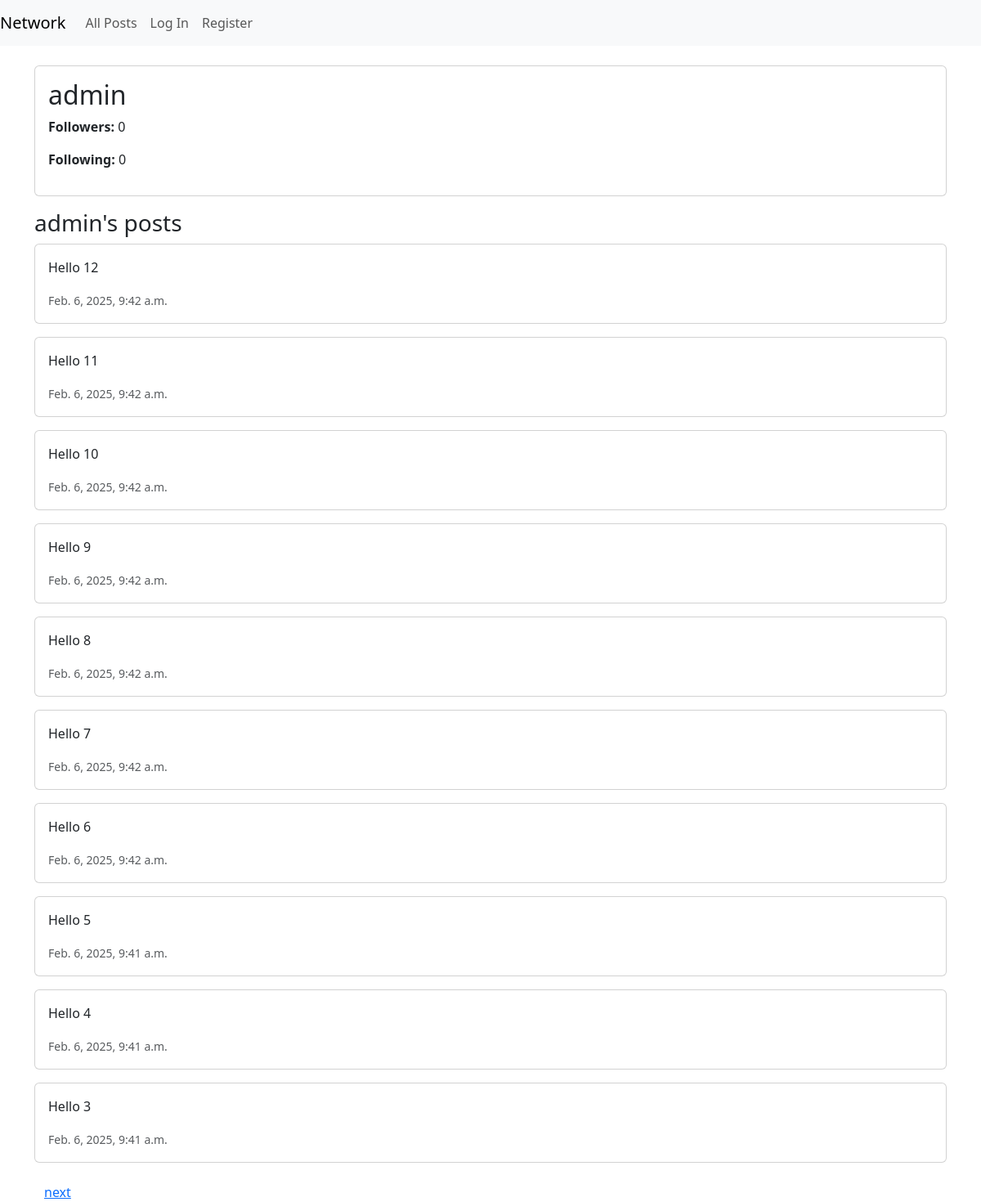
Page /profile/1/ on the committed database.
### network/models.py (models this page shows, shortened)
class User(AbstractUser):
    pass

class Post(models.Model):
    user = models.ForeignKey(User, on_delete=models.CASCADE, related_name="posts")
    content = models.TextField(max_length=1000)
    timestamp = models.DateTimeField(auto_now_add=True)
    likes = models.ManyToManyField(User, blank=True, related_name="liked_posts")
    active = models.BooleanField(default=True) # the admin can block users
    class Meta:
        ordering = ['-timestamp']

### network/views.py (the view)
# urls.py: path('profile/<int:user_id>/', views.profile, name='profile'),
def profile(request, user_id):
    user = get_object_or_404(User, id=user_id)
    posts = Post.objects.filter(user=user)
    paginator = Paginator(posts, 10)  # display 10 posts at a time
    page_number = request.GET.get('page')
    page_obj = paginator.get_page(page_number)
    return render(request, 'network/profile.html', {'profile_user':user, 'page_obj': page_obj})

### network/templates/network/profile.html (shortened to what this page needs)
{% extends "network/layout.html" %}
{% block body %}
    <div class="container mt-4">
        <div class="card mb-3">
            <div class="card-body">
                <h2>{{ profile_user.username }}</h2>
                <p><strong>Followers:</strong> {{ profile_user.followers.count }}</p>
                <p><strong>Following:</strong> {{ profile_user.followed_accounts.count }}</p>
            </div>
        </div>
        <h3>{{ profile_user.username }}'s posts</h3>
        {% for post in page_obj %}
            <div class="card mb-3">
                <div class="card-body">
                    <p>{{ post.content }}</p>
                    <small class="text-muted">{{ post.timestamp }}</small>
                </div>
            </div>
        {% empty %}
            <p>No posts yet.</p>
        {% endfor %}
        <div class="container mt-4">
            <div class="d-flex justify-content-between">
                {% if page_obj.has_next %}
                <a href="?page={{ page_obj.next_page_number }}">next</a>
                {% endif %}
            </div>
        </div>
    </div>
{% endblock %}

### rows in the picture
User: username "admin", followers.count "0", followed_accounts.count "0"
Post: content "Hello 12", timestamp "Feb. 6, 2025, 9:42 a.m."
Post: content "Hello 11", timestamp "Feb. 6, 2025, 9:42 a.m."
Post: content "Hello 10", timestamp "Feb. 6, 2025, 9:42 a.m."
Post: content "Hello 9", timestamp "Feb. 6, 2025, 9:42 a.m."
Post: content "Hello 8", timestamp "Feb. 6, 2025, 9:42 a.m."
Post: content "Hello 7", timestamp "Feb. 6, 2025, 9:42 a.m."
Post: content "Hello 6", timestamp "Feb. 6, 2025, 9:42 a.m."
Post: content "Hello 5", timestamp "Feb. 6, 2025, 9:41 a.m."
Post: content "Hello 4", timestamp "Feb. 6, 2025, 9:41 a.m."
Post: content "Hello 3", timestamp "Feb. 6, 2025, 9:41 a.m."
